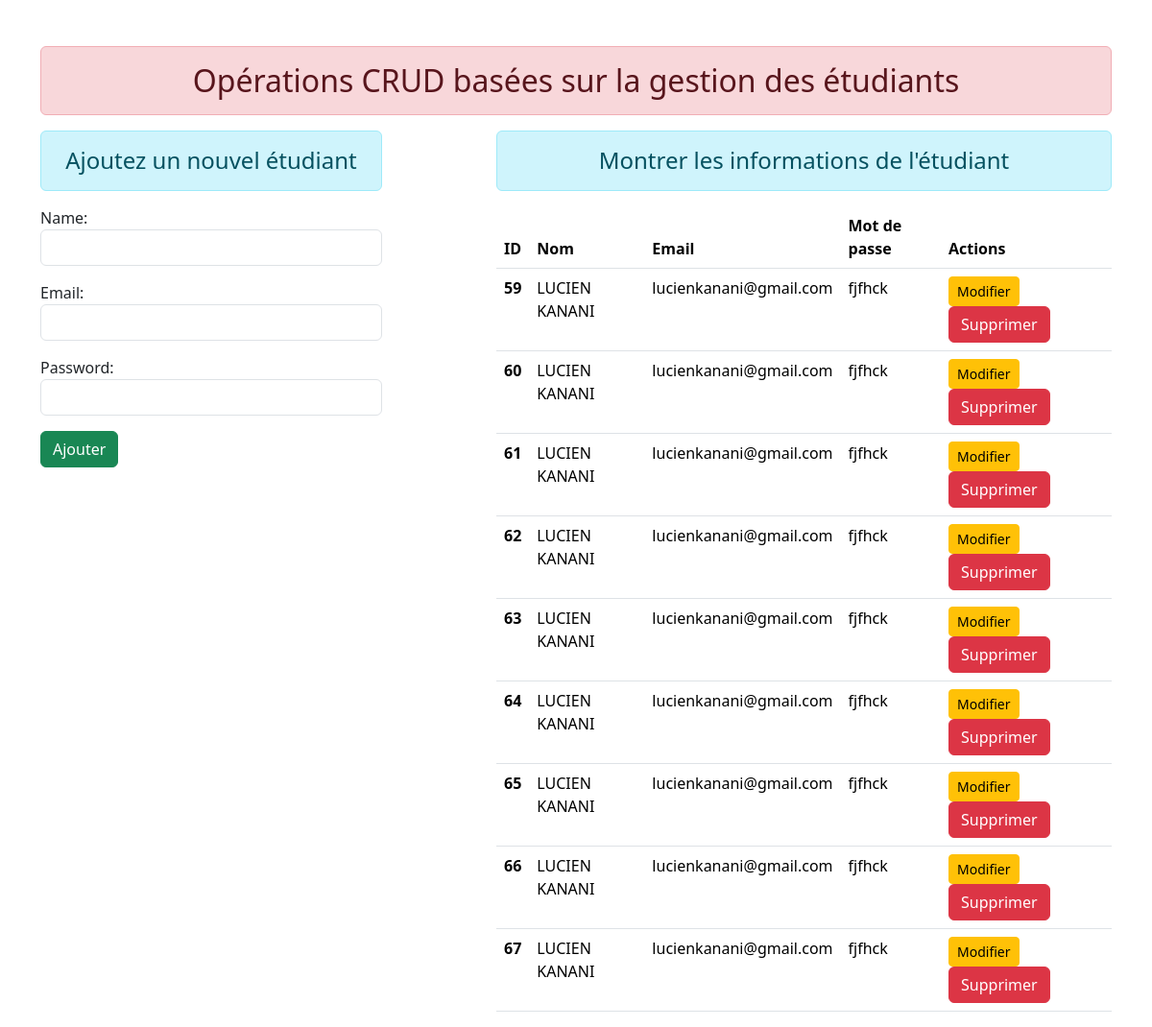
Before: / with the older database file.
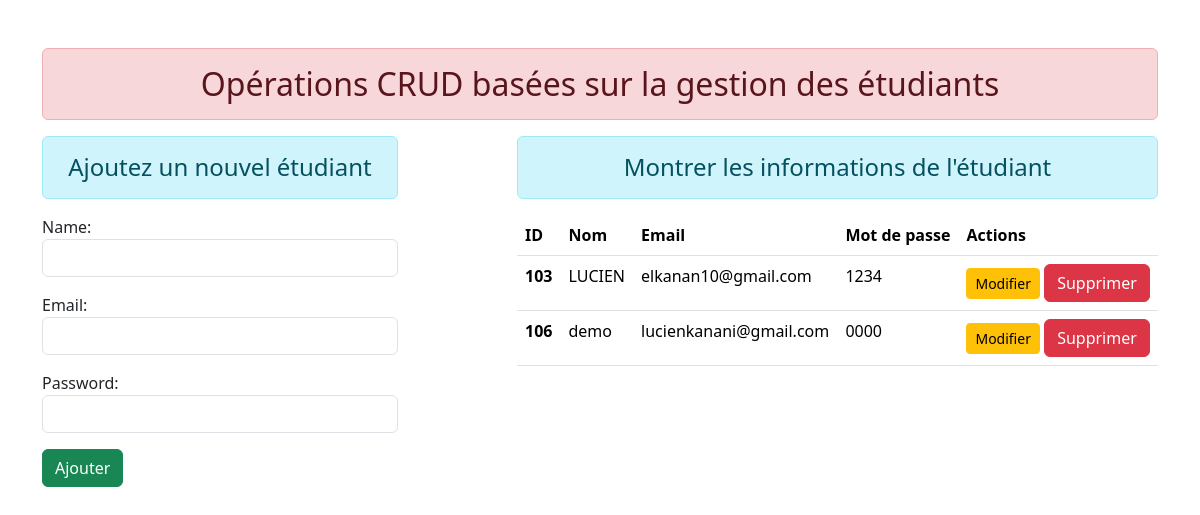
After: the same page with the newer database file.
### etudiants_app/models.py (models this page shows)
class Student(models.Model):
    name = models.CharField(max_length=70)
    email = models.EmailField(max_length=100)
    password = models.CharField(max_length=50)

### etudiants_app/views.py (the view)
# urls.py: path('', views.add_and_show_view, name="gestions_informations_etudiants"),
def add_and_show_view(request):
    if request.method == 'POST':
        form = StudentRegistration(request.POST)
        if form.is_valid():
            nm = form.cleaned_data['name']#effacage du champ du nom
            em = form.cleaned_data['email']#effacage du champ de l'email
            pw = form.cleaned_data['password']#effacage du champ du password
            reg = Student(name=nm, email=em, password=pw)
            reg.save()
            form = StudentRegistration()
    else:
        form = StudentRegistration()
    stud = Student.objects.all()
    return render(request, 'etudiants_app/add_and_show_student.html', {'form': form, 'stu': stud})

### etudiants_app/forms.py
class StudentRegistration(forms.ModelForm):
    class Meta:
        model = Student
        fields = ['name', 'email', 'password']
        widgets = {
            'name': forms.TextInput(attrs={'class': 'form-control'}),
            'email': forms.EmailInput(attrs={'class': 'form-control'}),
            'password': forms.PasswordInput(render_value=True, attrs={'class': 'form-control'}),
        }

### etudiants_app/templates/etudiants_app/add_and_show_student.html (shortened to what this page needs)
{% extends 'etudiants_app/base.html' %}
{% block contenu %}
    <div class="row">
        <div class="col-sm-4">
            <h4 class="text-center alert alert-info">Ajoutez un nouvel étudiant</h4>
            <form action="" method="POST">
                {{ form.as_p }}
                <input type="submit" class="btn btn-success" value="Ajouter">
            </form>
        </div>
        <div class="col-sm-7 offset-1">
            <h4 class="text-center alert alert-info">Montrer les informations de l'étudiant</h4>
            {% if stu %}
                <div class="table-responsive">
                    <table class="table table-hover">
                        <thead>
                        <tr>
                            <th scope="col">ID</th>
                            <th scope="col">Nom</th>
                            <th scope="col">Email</th>
                            <th scope="col">Mot de passe</th>
                            <th scope="col">Actions</th>
                        </tr>
                        </thead>
                        <tbody>
                        {% for st in stu %}
                            <tr>
                                <th scope="row">{{ st.id }}</th>
                                <td>{{ st.name }}</td>
                                <td>{{ st.email }}</td>
                                <td>{{ st.password }}</td>
                                <td>
                                    <a href="{% url 'modification_données' st.id %}" class="btn btn-warning btn-sm">Modifier</a>
                                    <form action="{% url 'suppression_données' st.id %}" method="POST" class="d-inline">
                                        <input type="submit" class="btn btn-danger" value="Supprimer">
                                    </form>
                                </td>
                            </tr>
                        {% endfor %}
                        </tbody>
                    </table>
                </div>
            {% else %}
                <h4 class="text-center alert alert-warning">Pas d'enregistrement</h4>
            {% endif %}
        </div>
    </div>
{% endblock %}

### etudiants_app/templates/etudiants_app/base.html (shortened to what this page needs)
{% load static %}
<!DOCTYPE html>
<html lang="en">
<head>
    <link rel="stylesheet" href="{% static 'etudiants_app/css/bootstrap.css' %}">
</head>
<body>
<div class="container mt-5">
    <h2 class="text-center alert alert-danger">Opérations CRUD basées sur la gestion des étudiants</h2>
    {% block contenu %}{% endblock %}
</div>
</body>
</html>

Changed rows visible on the page:
removed Student: id "59", name "LUCIEN KANANI", email "lucienkanani@gmail.com", password "fjfhck"
removed Student: id "60", name "LUCIEN KANANI", email "lucienkanani@gmail.com", password "fjfhck"
removed Student: id "61", name "LUCIEN KANANI", email "lucienkanani@gmail.com", password "fjfhck"
removed Student: id "62", name "LUCIEN KANANI", email "lucienkanani@gmail.com", password "fjfhck"
removed Student: id "63", name "LUCIEN KANANI", email "lucienkanani@gmail.com", password "fjfhck"
removed Student: id "64", name "LUCIEN KANANI", email "lucienkanani@gmail.com", password "fjfhck"
removed Student: id "65", name "LUCIEN KANANI", email "lucienkanani@gmail.com", password "fjfhck"
removed Student: id "66", name "LUCIEN KANANI", email "lucienkanani@gmail.com", password "fjfhck"
removed Student: id "67", name "LUCIEN KANANI", email "lucienkanani@gmail.com", password "fjfhck"
added Student: id "103", name "LUCIEN", email "elkanan10@gmail.com", password "1234"
added Student: id "106", name "demo", email "lucienkanani@gmail.com", password "0000"
